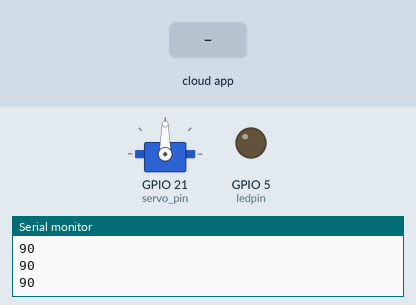
Simulated run of this sketch. Board: ESP32. On the bench: servo, output pins drawn as LEDs (lit = HIGH), the last lines printed to the serial monitor. Inputs (shaded band) come from the test bench. WiFi joins after 1.5 s; servers stay silent unless stated; the Firebase database answers and starts empty.

Above: at 2.8 s.
2.9 s: the phone or cloud app sets Variable_1 to 0
At 3.5 s:
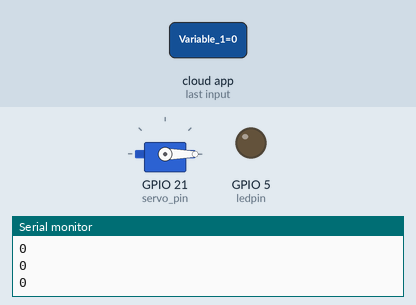
4.4 s: the phone or cloud app sets Variable_1 to 1
At 5.9 s:
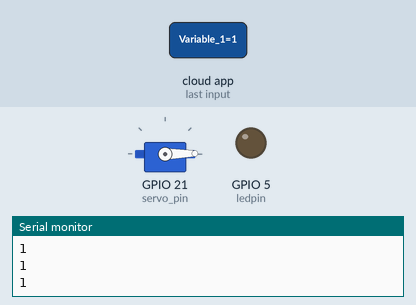
Timing chart, 0 to 7.4 s (numbered marks = the images above; inputs shaded):
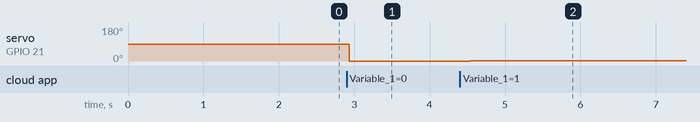

Measured:
- after the input at 2.9 s, servo on GPIO 21 (servo_pin): 90° → 0° at once
- after the input at 4.4 s, servo on GPIO 21 (servo_pin): 0° → 1° after 0.14 s

The sketch:

firebase_servo_Sep9.ino
```cpp
#include <WiFi.h>                                 // esp32 library
#include <FirebaseESP32.h>                        // firebase library
#include <ESP32Servo.h>

#define FIREBASE_HOST "https://esp32-led01.firebaseio.com/"   // the project name address from firebase id
#define FIREBASE_AUTH "MZYoPuL5wC3jFl3uKHZ8rkwUZYUnYYvMPEL1BEWJ"                          // the secret key generated from firebase
#define WIFI_SSID "Purple Cow 2"                                // input your home or public wifi name
#define WIFI_PASSWORD "indiana0623"                            // password of wifi ssid

Servo myservo;  // create servo object to control a servo

int firebaseInt = 0;                                          // led status received from firebase
int ledpin = 5;
int servo_pin = 21;

//Define FirebaseESP32 data object
FirebaseData firebaseData;

void setup() {
  pinMode(ledpin, OUTPUT);

  Serial.begin(9600);
  delay(10);

  myservo.attach(servo_pin);  // attaches the servo to the servo object

  WiFi.begin(WIFI_SSID, WIFI_PASSWORD);                          // try to connect with wifi

  Serial.print("Connecting to ");
  Serial.print(WIFI_SSID);
  while (WiFi.status() != WL_CONNECTED) {
    Serial.print(".");
    delay(500);
  }

  Serial.println();
  Serial.print("Connected to ");
  Serial.println(WIFI_SSID);
  Serial.print("IP Address is : ");
  Serial.println(WiFi.localIP());                                // print local IP address
  Firebase.begin(FIREBASE_HOST, FIREBASE_AUTH);                  // connect to firebase
  Firebase.reconnectWiFi(true);
  Firebase.set(firebaseData, "/Variable_1", 90);              // set initial string of "OFF"
}

void loop() {

  Firebase.get(firebaseData, "/Variable_1");                     // get led status input from firebase
  firebaseInt = firebaseData.intData();                        // change to e.g. intData() or boolData()
  Serial.println(firebaseInt);
  myservo.write(firebaseInt);

  delay(10);                                 // not strictly necessary
}
```
